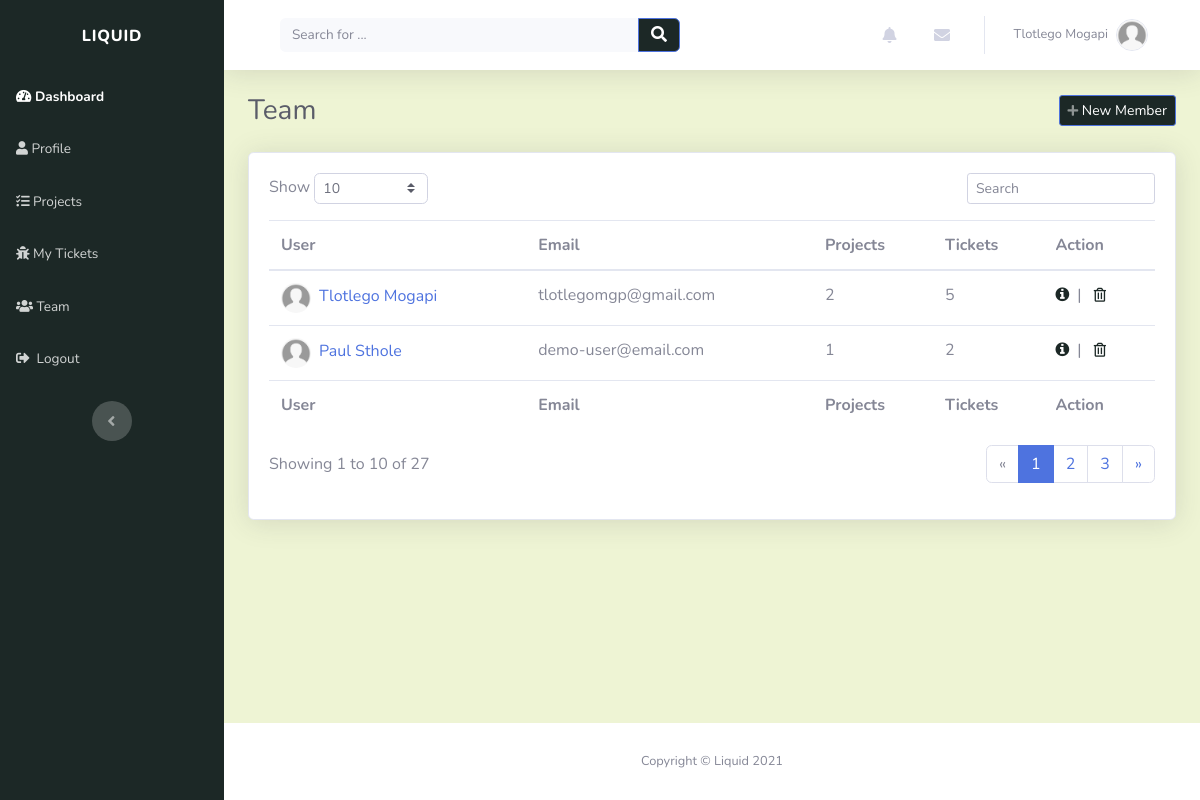
/teams/ (signed in), run on the app's committed database.
### account/models.py (models this page shows, shortened)
class Profile(models.Model):
    user = models.OneToOneField(settings.AUTH_USER_MODEL, on_delete=models.CASCADE, unique=True)
    profile_picture = models.ImageField(default='default.jpg', upload_to='profile_images', blank=True)
    website = models.URLField(blank=True)
    first_name = models.CharField(max_length=30, blank=True)
    last_name = models.CharField(max_length=30, blank=True)
    address = models.CharField(max_length=50, blank=True)
    city = models.CharField(max_length=50, blank=True)
    country = models.CharField(max_length=50, blank=True)
    slug = models.SlugField(unique=True, blank=True)

class Account(AbstractBaseUser):
    email = models.EmailField(verbose_name="email", max_length=30, unique=True)
    username = models.CharField(max_length=30, unique=True)
    date_created = models.DateTimeField(verbose_name="date created", auto_now_add=True)
    last_login = models.DateTimeField(verbose_name="last login", auto_now=True)
    is_admin = models.BooleanField(default=False)
    is_staff = models.BooleanField(default=False)
    is_active = models.BooleanField(default=True)
    is_super_user = models.BooleanField(default=False)
    USERNAME_FIELD = 'email'
    REQUIRED_FIELDS = ['username']
    objects = AccountManager()

### teams/views.py (the view)
# urls.py: path('', views.team_view, name="team_page"),
@login_required(login_url='login_page')
def team_view(request):
    context = {}
    context['users'] = Profile.objects.all()
    return render(request, "teams/team.html", context)

### index/custom_processors.py (called while the page is built)
def profile_processor(request):
    if request.user.is_authenticated:
        user = request.user
        user_profile = get_object_or_404(Profile, user=user)
        user_messages = DirectMessage.objects.filter(receiver=user_profile).order_by('-created_on')[:5]
        user_alerts = Alert.objects.filter(user=user_profile).order_by('-created_on')[:5]
        return {'profile': user_profile, 'direct_messages': user_messages, 'alerts': user_alerts}
    else:
        return{}

### teams/templates/teams/team.html (shortened to what this page needs)
{% extends "index/header.html" %} {% load static %} {% block title %}Teams{% endblock %} {% block content %}
<div class="d-sm-flex justify-content-between align-items-center mb-4">
	<h3 class="text-dark mb-0">Team</h3>
	<a
		class="btn btn-primary btn-sm d-none d-sm-inline-block"
		role="button"
		href="#"
		style="background: rgb(28, 40, 38)"
		><em class="fas fa-plus fa-sm text-white-50"></em>&nbsp;New Member</a
	>
</div>
<div class="card shadow">
	<div class="card-body">
		<div class="row">
			<div class="col-md-6 text-nowrap">
				<div id="dataTable_length" class="dataTables_length" aria-controls="dataTable">
					<label
						>Show&nbsp;<select class="form-control form-control-sm custom-select custom-select-sm">
							<option value="10" selected="">10</option>
							<option value="100">100</option></select
						>&nbsp;</label
					>
				</div>
			</div>
			<div class="col-md-6">
				<div class="text-md-right dataTables_filter" id="dataTable_filter">
					<label
						><input
							type="search"
							class="form-control form-control-sm"
							aria-controls="dataTable"
							placeholder="Search"
					/></label>
				</div>
			</div>
		</div>
		<div class="table-responsive table mt-2" id="dataTable" role="grid" aria-describedby="dataTable_info">
			<table class="table my-0" id="dataTable" aria-describedby="team">
				<thead>
					{% include 'teams/snippets/table_header.html'%}
				</thead>
				<tbody>
					{% for profile in users %} {% include 'teams/snippets/user.html'%} {% endfor %}
				</tbody>
				<tfoot>
					{% include 'teams/snippets/table_header.html'%}
				</tfoot>
			</table>
		</div>
		<div class="row">
			<div class="col-md-6 align-self-center">
				<p id="dataTable_info" class="dataTables_info" role="status" aria-live="polite">
					Showing 1 to 10 of 27
				</p>
			</div>
			<div class="col-md-6">
				<nav class="d-lg-flex justify-content-lg-end dataTables_paginate paging_simple_numbers">
					<ul class="pagination">
						<li class="page-item disabled">
							<a class="page-link" href="#" aria-label="Previous"><span aria-hidden="true">«</span></a>
						</li>
						<li class="page-item active"><a class="page-link" href="#">1</a></li>
						<li class="page-item"><a class="page-link" href="#">2</a></li>
						<li class="page-item"><a class="page-link" href="#">3</a></li>
						<li class="page-item">
							<a class="page-link" href="#" aria-label="Next"><span aria-hidden="true">»</span></a>
						</li>
					</ul>
				</nav>
			</div>
		</div>
	</div>
</div>
{% endblock %}

### index/templates/index/snippets/navbar.html (shortened to what this page needs)
<nav
	class="navbar navbar-light navbar-expand bg-white shadow mb-4 topbar static-top"
	style="background: rgb(238, 244, 212)"
>
	<div class="container-fluid">
		<div class="container-fluid">
			<form
				method="GET"
				action="{% url 'index_page' %}"
				target="_self"
				class="form-inline d-none d-sm-inline-block mr-auto ml-md-3 my-2 my-md-0 mw-100 navbar-search"
			>
				<div class="input-group">
					<input
						class="bg-light form-control border-0 small"
						type="search"
						placeholder="Search for ..."
						value="{{query}}"
						name="q"
					/>
					<div class="input-group-append">
						<button class="btn btn-primary py-0" type="submit" style="background: rgb(28, 40, 38)">
							<em class="fas fa-search"></em>
						</button>
					</div>
				</div>
			</form>
			<ul class="nav navbar-nav flex-nowrap ml-auto">
				<li class="nav-item dropdown no-arrow mx-1">
					<div class="nav-item dropdown no-arrow">
						<a class="dropdown-toggle nav-link" data-toggle="dropdown" aria-expanded="false" href="#"
							><em class="fas fa-bell fa-fw"></em
						></a>
					</div>
				</li>
				<li class="nav-item dropdown no-arrow mx-1">
					<div class="nav-item dropdown no-arrow">
						<a class="dropdown-toggle nav-link" data-toggle="dropdown" aria-expanded="false" href="#"
							><em class="fas fa-envelope fa-fw"></em></a
						>
					</div>
				</li>
				<li class="nav-item dropdown no-arrow">
					<div class="nav-item dropdown no-arrow">
						<a class="dropdown-toggle nav-link" data-toggle="dropdown" aria-expanded="false" href="#"
							><span class="d-none d-lg-inline mr-2 text-gray-600 small">
								{% if profile.first_name and profile.last_name %} {{profile.first_name}}
								{{profile.last_name}} {% else %} {{user}} {%endif%}
							</span>
							<img
								class="border rounded-circle img-profile"
								src="{{profile.profile_picture.url}}"
								alt="user image"
							/>
						</a>
					</div>
				</li>
			</ul>
		</div>
	</div>
</nav>

### teams/templates/teams/snippets/user.html
<tr>
	<td>
		<a href="{% url 'view_profile' profile.slug %}"
			><img
				class="rounded-circle mr-2"
				width="30"
				height="30"
				src="{{profile.profile_picture.url}}"
				alt="user image"
			/>{% if profile.first_name %}{{profile.first_name}} {{profile.last_name}} {%else%} {{profile.user.username}}
			{%endif%}
		</a>
	</td>
	<td>{{profile.user.email}}</td>
	<td>{{profile.projectrole_set.all.count}}</td>
	<td>{{profile.ticketassignee_set.all.count}}</td>
	<td>{% include 'teams/snippets/user_action.html' %}</td>
</tr>

### teams/templates/teams/snippets/user_action.html
<a role="button" href="{% url 'view_profile' profile.slug %}" style="color: rgb(28, 40, 38)" title="More information"
	><em class="fa fa-info-circle">&nbsp</em></a
>
|&nbsp&nbsp
<a role="button" href="#" style="color: rgb(28, 40, 38)" title="Delete"
	><em class="far fa-trash-alt fa-sm">&nbsp</em></a
>

### data on the page
Profile: first_name "Tlotlego", last_name "Mogapi", profile_picture (placeholder picture), user.email "tlotlegomgp@gmail.com", projectrole_set.all.count "2", ticketassignee_set.all.count "5"
Profile: profile_picture (placeholder picture), first_name "Paul", last_name "Sthole", user.email "demo-user@email.com", projectrole_set.all.count "1", ticketassignee_set.all.count "2"
